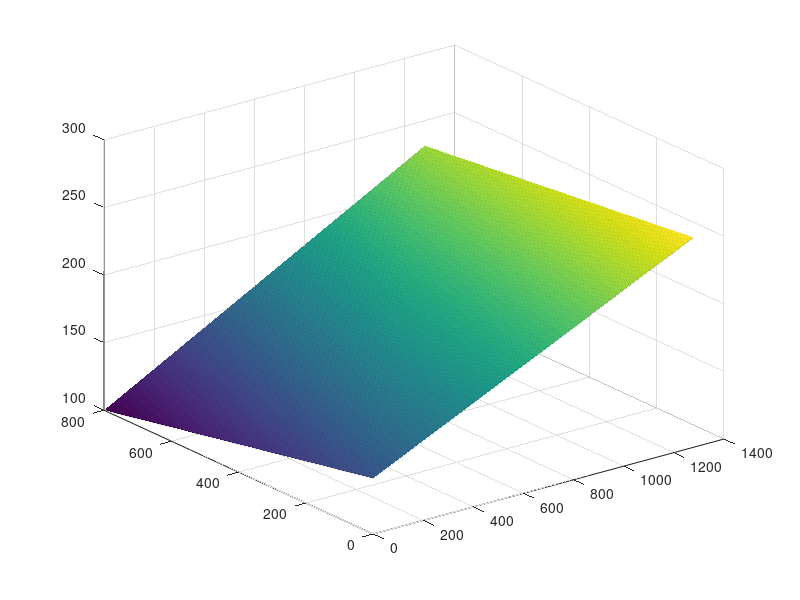

Here is the MATLAB script that generated this plot:
%dual interpolate the gray value along Up and Vp
max_val = 255;
min_val = 100;
X= [1,1280,1,1280];
Y = [1,1,800,800];
s1 = 800/sqrt(800^2+1280^2);
s2 = 1280/sqrt(800^2+1280^2);
v1 = min_val+0.5*s1*(max_val-min_val);
v2  = max_val;
v3 = min_val;
v4  = min_val+s2*(max_val-min_val);
V  = [v1,v2,v3,v4];
[Xp,Yp] = meshgrid(1:1280,1:800);
interp_val = griddata(X,Y,V,Xp,Yp);
surf(Xp,Yp,interp_val)
interp_val= uint8(interp_val);
impath = 'E:\structlight\pro_p20_T60_1920_1080\0.bmp';
imwrite(interp_val,impath);